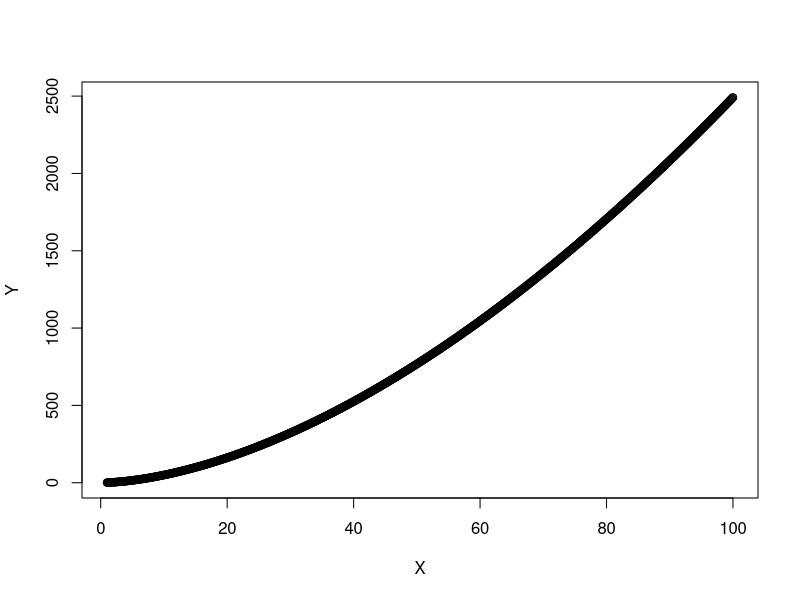

Source code (R):
library(tidyverse)
library(dslabs)
X <- seq(1,100,length.out = 1000)
p <- function(x){
  x^1.69823
}
Y <- sapply(X,p)
plot(X,Y)
